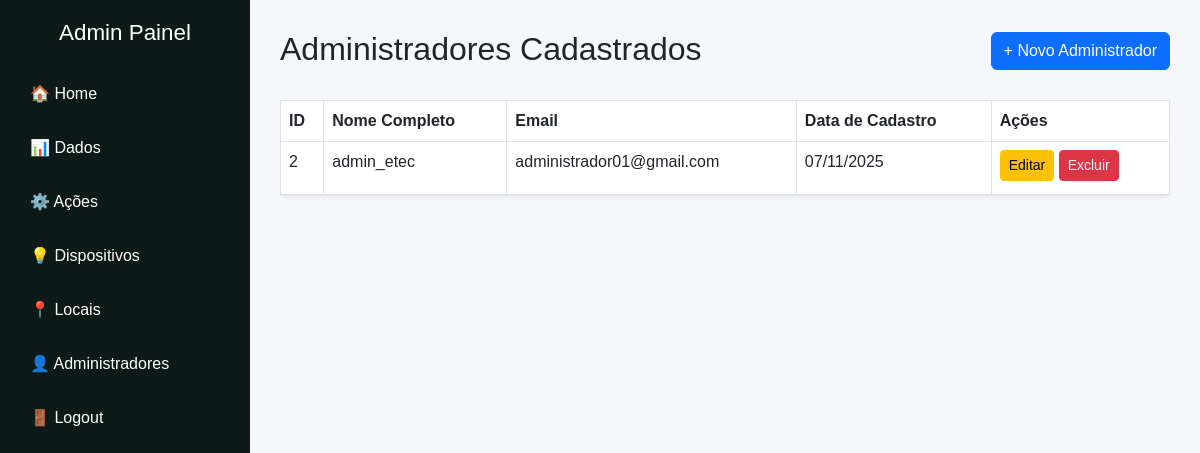
The page /tcc/adm/admins.php (signed in) on the database its author committed.
### tables this page shows
CREATE TABLE `tbl_usuarios` (
  `id` int NOT NULL AUTO_INCREMENT,
  `nomeC` varchar(100) NOT NULL,
  `email` varchar(100) NOT NULL,
  `senha_hash` varchar(255) NOT NULL,
  `criado_em` timestamp NOT NULL DEFAULT CURRENT_TIMESTAMP,
  PRIMARY KEY (`id`)
);

### tcc/Models/Usuario/UsuarioDAO.php (called while the page is built, shortened)
<?php
require_once(__DIR__ . '/../../config/database.php');
class UsuarioDAO {
    private $conn;
    public function __construct() {
        $db = new Database();
        $this->conn = $db->getConnection();
    }
public function listarTodos() {
    $sql = "SELECT * FROM tbl_usuarios ORDER BY id DESC";
    $stmt = $this->conn->prepare($sql);
    $stmt->execute();
    return $stmt->fetchAll(PDO::FETCH_ASSOC);
}
}

### tcc/config/database.php (called while the page is built, shortened)
<?php
class Database {
    private $host = 'localhost';
    private $db_name = 'safelab_db';
    private $username = 'root';
    private $password = 'root';
    public function getConnection() {
        $this->conn = null;
        try {
            $this->conn = new PDO(
                "mysql:host={$this->host};dbname={$this->db_name}",
                $this->username,
                $this->password
            );
            $this->conn->setAttribute(PDO::ATTR_ERRMODE, PDO::ERRMODE_EXCEPTION);
        } catch (PDOException $e) {
            die("Erro na conexão: " . $e->getMessage());
        }
        return $this->conn;
    }
}

### tcc/adm/admins.php (the view, shortened to what this page needs)
<?php
require_once __DIR__ . '/../Models/Usuario/UsuarioDAO.php';
$usuarioDAO = new UsuarioDAO();
$usuarios = $usuarioDAO->listarTodos();
?>
<!DOCTYPE html>
<html lang="pt-br">
<head>
  <link href="https://cdn.jsdelivr.net/npm/bootstrap@5.3.0/dist/css/bootstrap.min.css" rel="stylesheet">
</head>
<body>
  <?php include "includes/sidebar.php"; ?>
  <div class="main-content">
    <div class="d-flex justify-content-between align-items-center mb-4">
      <h2>Administradores Cadastrados</h2>
      <a href="usuario/cadastro.php" class="btn btn-primary">+ Novo Administrador</a>
    </div>
    <?php if (!empty($usuarios)) : ?>
      <div class="table-responsive">
        <table class="table table-bordered table-hover shadow-sm bg-white rounded">
          <thead>
            <tr>
              <th>ID</th>
              <th>Nome Completo</th>
              <th>Email</th>
              <th>Data de Cadastro</th>
              <th>Ações</th>
            </tr>
          </thead>
          <tbody>
            <?php foreach ($usuarios as $u): ?>
              <tr>
                <td><?= htmlspecialchars($u['id']); ?></td>
                <td><?= htmlspecialchars($u['nomeC']); ?></td>
                <td><?= htmlspecialchars($u['email']); ?></td>
                <td><?= date('d/m/Y', strtotime($u['criado_em'])); ?></td>
                <td>
                  <a href="usuario/editar-usuario.php?id=<?= $u['id']; ?>" class="btn btn-sm btn-warning">Editar</a>
                  <a href="../process/usuario/process_excluir_usuario.php?id=<?= $u['id']; ?>"
                    class="btn btn-sm btn-danger"
                    onclick="return confirm('Tem certeza que deseja excluir este usuário?');">
                    Excluir
                  </a>
                </td>
              </tr>
            <?php endforeach; ?>
          </tbody>
        </table>
      </div>
    <?php else : ?>
      <p class="text-muted">Nenhum administrador cadastrado ainda.</p>
    <?php endif; ?>
  </div>
</body>
</html>

### tcc/adm/includes/sidebar.php (style rules this page uses)
body { display: flex; min-height: 100vh; font-family: 'Poppins', sans-serif; background-color: #f5f7fa; }
.main-content { flex-grow: 1; padding: 30px; }
.main-content .btn { margin-bottom: 5px; white-space: nowrap; }

### rows shown on the page
tbl_usuarios: id "2", nomeC "admin_etec", email "administrador01@gmail.com", criado_em "07/11/2025"
